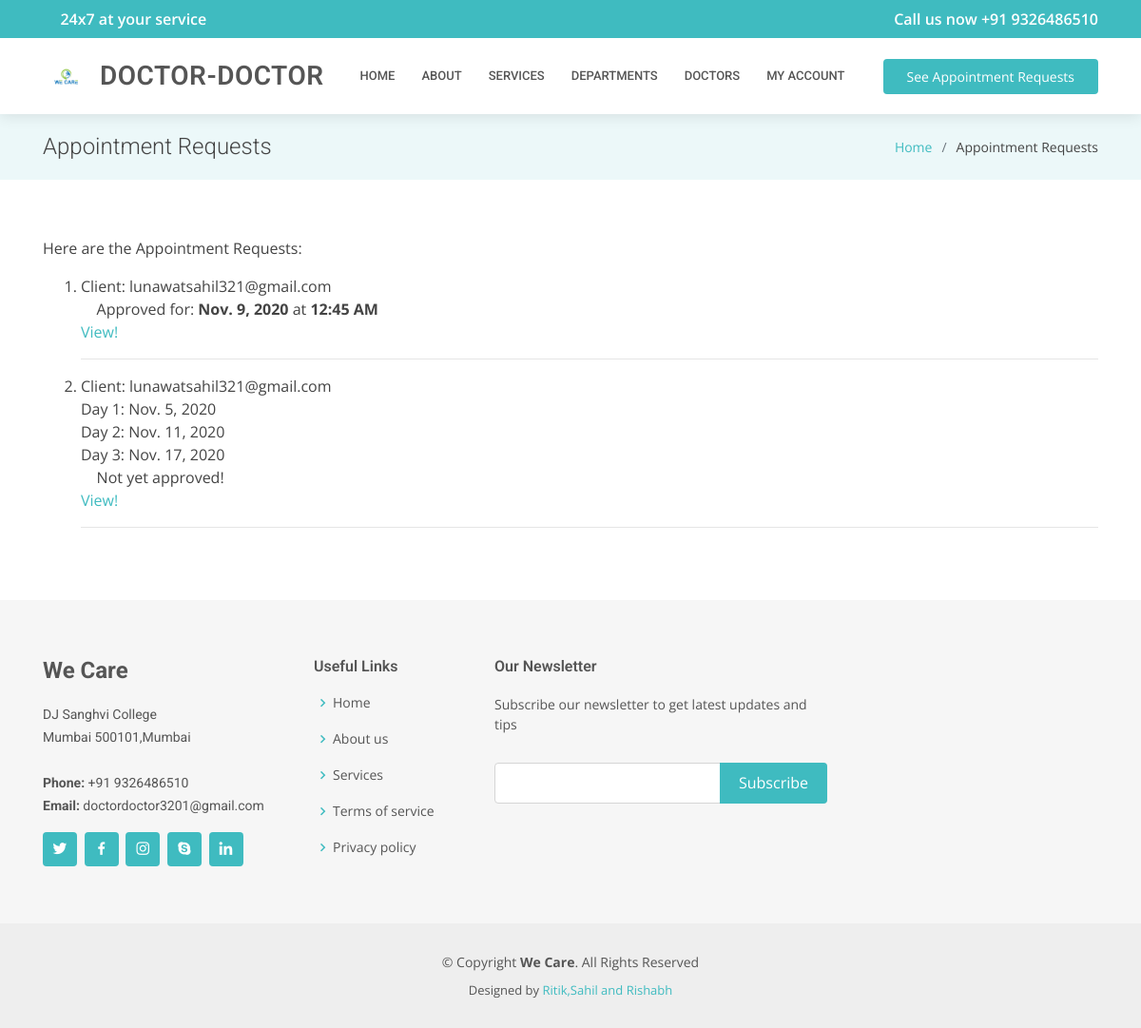
Before: /doctor-portal/see-schedule/ (signed in) with the older database file.
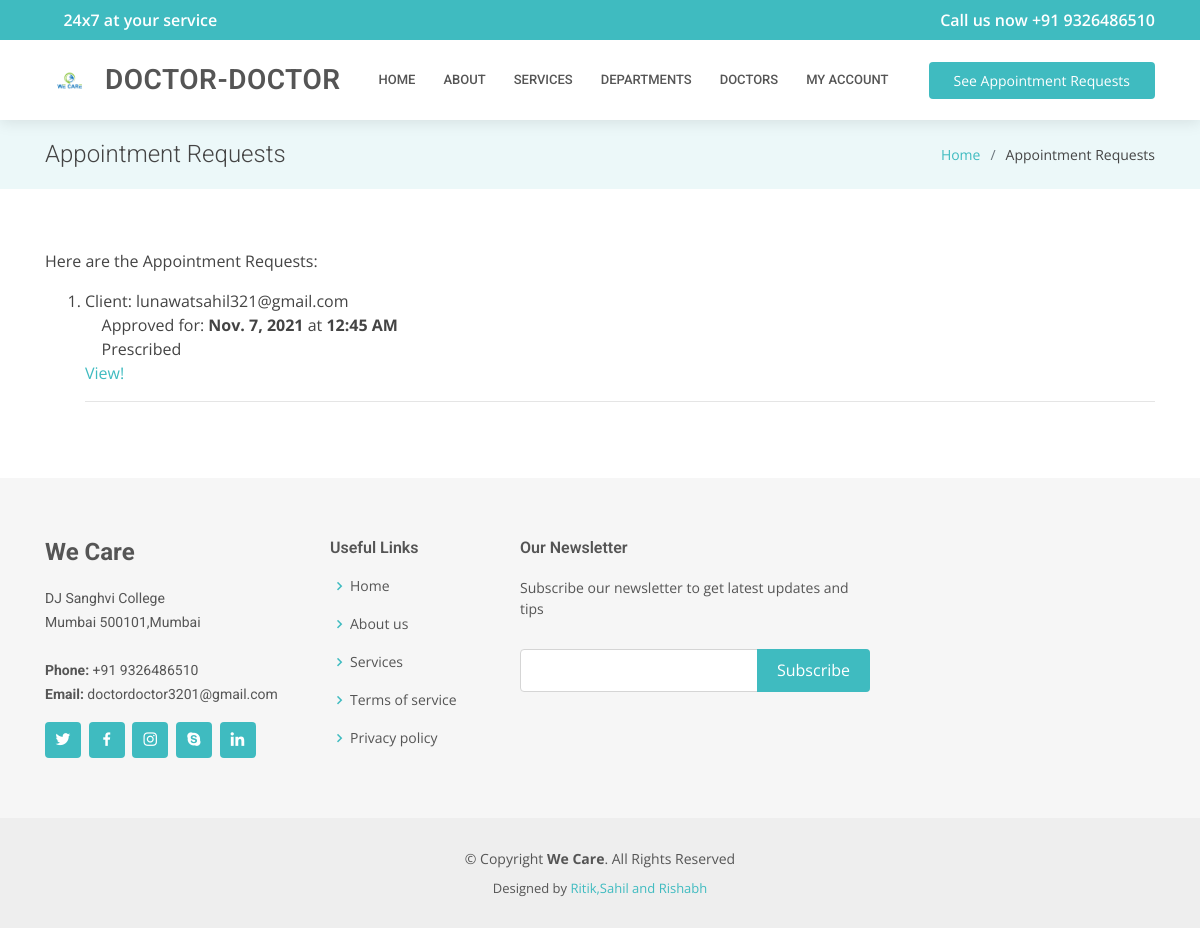
After: the same page with the newer database file.
### accounts/models.py (models this page shows, shortened)
class Appointment(models.Model):
    id              = models.AutoField(primary_key=True)
    doctor          = models.ForeignKey(Doctor,related_name='appointment_doctor',on_delete=models.CASCADE)
    patient         = models.ForeignKey(Patient,related_name='appointment_patient',on_delete=models.CASCADE)
    day1            = models.DateField(blank=True, editable=True,null=True)
    day2            = models.DateField(blank=True, editable=True,null=True)
    day3            = models.DateField(blank=True, editable=True,null=True)
    message         = models.CharField(blank=True, null=True, max_length=512)
    approved_for    = models.CharField(blank=True, editable=True,null=True, max_length=10)
    approved_time   = models.CharField(blank=True, editable=True,null=True, max_length=10)
    prescription    = models.CharField(blank=True, editable=True,null=True, max_length=1000)
    class Meta:
        verbose_name = 'Appointment'

class CustomUser(AbstractUser):
    id              = models.AutoField(primary_key=True)
    username        = models.CharField(max_length=30,null=True,blank=True)
    fullname        = models.CharField(blank=True, null=True, max_length=255)##
    is_doctor       = models.BooleanField(default=False, blank=True, null=True)
    password        = models.CharField(max_length=255)
    email           = models.EmailField(max_length=254, unique=True)
    date_of_birth   = models.DateField(blank=True, editable=True,null=True)
    date_created    = models.DateField(auto_now=True, editable=False)
    is_active       = models.BooleanField(default=True)
    is_admin        = models.BooleanField(default=False)
    USERNAME_FIELD  = 'email'
    REQUIRED_FIELDS = []
    objects = CustomUserManager()
    def __str__(self):
        return str(self.email)

### accounts/views.py (the view)
# urls.py: url(r'^doctor-portal/see-schedule/$',views.see_schedule.as_view(),name='see_schedule'),
class see_schedule(PermissionRequiredMixin, ListView):
    permission_required = 'accounts.view_appointment'
    model = Appointment
    template_name = 'accounts/doctor_schedule.html'
    context_object_name = 'schedule'
    def get_queryset(self):
        queryset = super().get_queryset()
        queryset = Appointment.objects.filter(doctor=self.request.user)
        return queryset

### accounts/templatetags/profile_tags.py (called while the page is built)
@register.filter(name='has_group')
def has_group(user, group_name):
    return user.groups.filter(name=group_name).exists()

### accounts/templates/accounts/doctor_schedule.html (shortened to what this page needs)
{% extends "DoctorDoctor/base.html" %}
{% block title_page %}Appointment Requests{% endblock %}
{% block title_in_li %}Appointment Requests{% endblock %}
{% block inner_page %}
Here are the Appointment Requests:
<ol>
    {% for a in schedule %}
    <li>
        Client: {{a.patient}}<br>
        {% if a.approved_for == '1' %}
        <i class="icofont-tick-boxed"></i> Approved for: <strong>{{a.day1}}</strong> at <strong>{{a.approved_time}}</strong>
        {% elif a.approved_for == '2' %}
        <i class="icofont-tick-boxed"></i> Approved for: <strong>{{a.day2}}</strong> at <strong>{{a.approved_time}}</strong>
        {% elif a.approved_for == '3' %}
        <i class="icofont-tick-boxed"></i> Approved for: <strong>{{a.day3}}</strong> at <strong>{{a.approved_time}}</strong>
        {% else %}
        Day 1: {{a.day1}}<br>
        Day 2: {{a.day2}}<br>
        Day 3: {{a.day3}}<br>
        <i class="icofont-close-squared-alt"></i> Not yet approved!
        {% endif %}
        {% if a.prescription %}<br><i class="icofont-tick-boxed"></i> Prescribed {% endif %}
        <br><a href="{% url 'accounts:detail_appointment' pk=a.id %}">View!</a><hr>
    </li>
    {% empty %}
    Sorry, no appointments in this list.
    {% endfor %}
</ol>
{% endblock %}

### templates/DoctorDoctor/base.html (shortened to what this page needs)
{% load static %}
{% load profile_tags %}
<!DOCTYPE html>
<html lang="en">
<head>
    <link href="{% static 'DoctorDoctor/assets/vendor/bootstrap/css/bootstrap.min.css' %}" rel="stylesheet">
    <link href="{% static 'DoctorDoctor/assets/vendor/icofont/icofont.min.css' %}" rel="stylesheet">
    <link href="{% static 'DoctorDoctor/assets/vendor/boxicons/css/boxicons.min.css' %}" rel="stylesheet">
    <link href="{% static 'DoctorDoctor/assets/vendor/animate.css/animate.min.css' %}" rel="stylesheet">
    <link href="{% static 'DoctorDoctor/assets/vendor/owl.carousel/assets/owl.carousel.min.css' %}" rel="stylesheet">
    <link href="{% static 'DoctorDoctor/assets/vendor/venobox/venobox.css' %}" rel="stylesheet">
    <link href="{% static 'DoctorDoctor/assets/vendor/aos/aos.css' %}" rel="stylesheet">
    <link href="{% static 'DoctorDoctor/assets/css/style.css' %}" rel="stylesheet">
</head>
<body>
    <div id="topbar" class="d-none d-lg-flex align-items-center fixed-top">
        <div class="container d-flex align-items-center justify-content-between">
            <div class="d-flex align-items-center">
                <i class="icofont-clock-time"></i>24x7 at your service
            </div>
            <div class="d-flex align-items-center">
                <i class="icofont-phone"></i> Call us now +91 9326486510
            </div>
        </div>
    </div>
    <header id="header" class="fixed-top">
        <div class="container d-flex align-items-center">
            <a href="{% url 'home' %}" class="logo mr-auto"><img src="{% static 'DoctorDoctor/assets/img/logo.png' %}"
                    alt=""></a>
            <h1 class="logo mr-auto"><a href="{% url 'home' %}">Doctor-Doctor</a></h1>
            <nav class="nav-menu d-none d-lg-block">
                <ul>
                    <li><a href="{% url 'home' %}">Home</a></li>
                    <li><a href="{% url 'home' %}#about">About</a></li>
                    <li><a href="{% url 'home' %}#services">Services</a></li>
                    <li><a href="{% url 'departments' %}">Departments</a></li>
                    <li><a href="{% url 'list_doctors' %}">Doctors</a></li>
                    <li class="drop-down">
                        {% if user.is_authenticated %}
                        <a href="">My account</a>
                        {% else %}
                        <a>LogIn/SignUp</a>
                        <ul>
                            <li><a href="{% url 'accounts:login' %}">LogIn</a></li>
                            <li><a href="{% url 'accounts:signup' %}">SignUp</a></li>
                        </ul>
                        {% endif %}
                    </li>
                </ul>
            </nav>
            {% if request.user|has_group:"Doctors" %}
            <a href="{% url 'accounts:see_schedule' %}" class="appointment-btn scrollto">See Appointment Requests</a>
            {% else %}
            <a href="{% url 'accounts:make_appointment' %}" class="appointment-btn scrollto"><span
                    class="d-none d-md-inline">Make an</span>
                Appointment</a>
            {% endif %}
        </div>
    </header>
    <main id="main">
        <section class="breadcrumbs">
            <div class="container">
                <div class="d-flex justify-content-between align-items-center">
                    <h2>{% block title_page %}{% endblock %}</h2>
                    <ol>
                        <li><a href="{% url 'home' %}">Home</a></li>
                        <li>{% block title_in_li %}Login{% endblock %}</li>
                    </ol>
                </div>
            </div>
        </section>
        <section class="inner-page">
            <div class="container">
                <p>
                    {% block inner_page %}
                    {% endblock %}
                </p>
            </div>
        </section>
    </main>
    <footer id="footer">
        <div class="footer-top">
            <div class="container">
                <div class="row">
                    <div class="col-lg-3 col-md-6">
                        <div class="footer-info">
                            <h3>We Care</h3>
                            <p>
                                DJ Sanghvi College <br>
                                Mumbai 500101,Mumbai<br><br>
                                <strong>Phone:</strong> +91 9326486510<br>
                                <strong>Email:</strong> doctordoctor3201@gmail.com<br>
                            </p>
                            <div class="social-links mt-3">
                                <a href="#" class="twitter"><i class="bx bxl-twitter"></i></a>
                                <a href="#" class="facebook"><i class="bx bxl-facebook"></i></a>
                                <a href="#" class="instagram"><i class="bx bxl-instagram"></i></a>
                                <a href="#" class="google-plus"><i class="bx bxl-skype"></i></a>
                                <a href="#" class="linkedin"><i class="bx bxl-linkedin"></i></a>
                            </div>
                        </div>
                    </div>
                    <div class="col-lg-2 col-md-6 footer-links">
                        <h4>Useful Links</h4>
                        <ul>
                            <li><i class="bx bx-chevron-right"></i> <a href="#">Home</a></li>
                            <li><i class="bx bx-chevron-right"></i> <a href="#">About us</a></li>
                            <li><i class="bx bx-chevron-right"></i> <a href="#">Services</a></li>
                            <li><i class="bx bx-chevron-right"></i> <a href="#">Terms of service</a></li>
                            <li><i class="bx bx-chevron-right"></i> <a href="#">Privacy policy</a></li>
                        </ul>
                    </div>
                    <div class="col-lg-4 col-md-6 footer-newsletter">
                        <h4>Our Newsletter</h4>
                        <p>Subscribe our newsletter to get latest updates and tips </p>
                        <form action="" method="post">
                            <input type="email" name="email"><input type="submit" value="Subscribe">
                        </form>
                    </div>
                </div>
            </div>
        </div>
        <div class="container">
            <div class="copyright">
                &copy; Copyright <strong><span>We Care</span></strong>. All Rights Reserved
            </div>
            <div class="credits">
                Designed by <a href="">Ritik,Sahil and Rishabh </a>
            </div>
        </div>
    </footer>
</body>
</html>

### static/DoctorDoctor/assets/css/style.css (style rules this page uses)
body { font-family: "Open Sans", sans-serif; color: #444444; }
a { color: #3fbbc0; }
h1, h2, h3, h4, h5, h6 { font-family: "Roboto", sans-serif; }
#topbar { background: #3fbbc0; color: #fff; height: 40px; font-size: 16px; font-weight: 600; transition: all 0.5s; }
#topbar i { padding-right: 6px; }
#header { background: #fff; transition: all 0.5s; z-index: 997; padding: 20px 0; top: 40px; box-shadow: 0px 2px 15px rgba(0, 0, 0, 0.1); }
#header .logo { font-size: 28px; margin: 0; padding: 0; line-height: 1; font-weight: 600; letter-spacing: 0.5px; text-transform: uppercase; }
#header .logo a { color: #555555; }
#header .logo img { max-height: 40px; }
.nav-menu ul { margin: 0; padding: 0; list-style: none; }
.nav-menu > ul { display: flex; }
.nav-menu > ul > li { position: relative; white-space: nowrap; padding: 10px 0 10px 28px; }
.nav-menu a { display: block; position: relative; color: #555555; transition: 0.3s; font-size: 13px; font-family: "Roboto", sans-serif; text-transform: uppercase; font-weight: 500; }
.nav-menu .drop-down > a:after { content: "\ea99"; font-family: IcoFont; padding-left: 5px; }
.appointment-btn { margin-left: 25px; background: #3fbbc0; color: #fff; border-radius: 4px; padding: 8px 25px; white-space: nowrap; transition: 0.3s; font-size: 14px; display: inline-block; }
.mobile-nav { position: fixed; top: 55px; right: 15px; bottom: 15px; left: 15px; z-index: 9999; overflow-y: auto; background: #fff; transition: ease-in-out 0.2s; opacity: 0; visibility: hidden; border-radius: 10px; padding: 10px 0; }
.mobile-nav * { margin: 0; padding: 0; list-style: none; }
.mobile-nav a { display: block; position: relative; color: #555555; padding: 10px 20px; font-weight: 500; outline: none; }
.mobile-nav .drop-down > a:after { content: "\ea99"; font-family: IcoFont; padding-left: 10px; position: absolute; right: 15px; }
.mobile-nav .drop-down > a { padding-right: 35px; }
section { padding: 60px 0; overflow: hidden; }
.breadcrumbs { padding: 20px 0; background-color: #ecf8f9; min-height: 40px; margin-top: 120px; }
.breadcrumbs h2 { font-size: 24px; font-weight: 300; margin: 0; }
.breadcrumbs ol { display: flex; flex-wrap: wrap; list-style: none; padding: 0; margin: 0; font-size: 14px; }
.breadcrumbs ol li + li { padding-left: 10px; }
.breadcrumbs ol li + li::before { display: inline-block; padding-right: 10px; color: #6c757d; content: "/"; }
#footer { background: #eeeeee; padding: 0 0 30px 0; color: #555555; font-size: 14px; }
#footer .footer-top { background: #f6f6f6; padding: 60px 0 30px 0; }
#footer .footer-top .footer-info { margin-bottom: 30px; }
#footer .footer-top .footer-info h3 { font-size: 24px; margin: 0 0 20px 0; padding: 2px 0 2px 0; line-height: 1; font-weight: 700; }
#footer .footer-top .footer-info p { font-size: 14px; line-height: 24px; margin-bottom: 0; font-family: "Roboto", sans-serif; }
#footer .footer-top .social-links a { font-size: 18px; display: inline-block; background: #3fbbc0; color: #fff; line-height: 1; padding: 8px 0; margin-right: 4px; border-radius: 4px; text-align: center; width: 36px; height: 36px; transition: 0.3s; }
#footer .footer-top h4 { font-size: 16px; font-weight: 600; position: relative; padding-bottom: 12px; }
#footer .footer-top .footer-links { margin-bottom: 30px; }
#footer .footer-top .footer-links ul { list-style: none; padding: 0; margin: 0; }
#footer .footer-top .footer-links ul i { padding-right: 2px; color: #3fbbc0; font-size: 18px; line-height: 1; }
#footer .footer-top .footer-links ul li { padding: 10px 0; display: flex; align-items: center; }
#footer .footer-top .footer-links ul li:first-child { padding-top: 0; }
#footer .footer-top .footer-links ul a { color: #555555; transition: 0.3s; display: inline-block; line-height: 1; }
#footer .footer-top .footer-newsletter form { margin-top: 30px; background: #fff; padding: 6px 10px; position: relative; border: 1px solid #d5d5d5; border-radius: 4px; }
#footer .footer-top .footer-newsletter form input[type="email"] { border: 0; padding: 4px; width: calc(100% - 110px); }
#footer .footer-top .footer-newsletter form input[type="submit"] { position: absolute; top: -1px; right: -1px; bottom: -1px; border: 0; background: none; font-size: 16px; padding: 0 20px; background: #3fbbc0; color: #fff; transition: 0.3s; border-radius: 0 4px 4px 0; }
#footer .copyright { text-align: center; padding-top: 30px; }
#footer .credits { padding-top: 10px; text-align: center; font-size: 13px; }

Changed rows visible on the page:
removed Appointment: patient "lunawatsahil321@gmail.com", day2 "Nov. 9, 2020", approved_time "12:45 AM"
removed Appointment: patient "lunawatsahil321@gmail.com", day1 "Nov. 5, 2020", day2 "Nov. 11, 2020", day3 "Nov. 17, 2020"
added Appointment: patient "lunawatsahil321@gmail.com", day2 "Nov. 7, 2021", approved_time "12:45 AM", shows "Prescribed"
